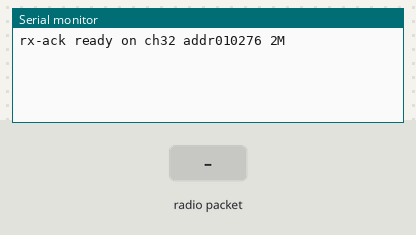
A sketch run on a simulated Arduino Uno, built with avr-gcc and run on an emulated ATmega328P. Shown: the last lines printed to the serial monitor. The test bench sets the inputs (shaded band). No radio packets arrive unless stated.

Above: at 1.2 s.
1.3 s: radio packet "1" arrives
At 2.4 s:
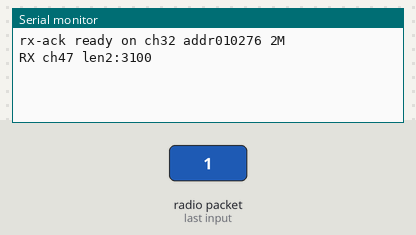
2.8 s: radio packet "0" arrives
At 3.5 s:
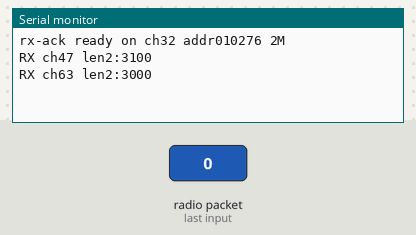
4.3 s: radio packet "2" arrives
At 4.7 s:
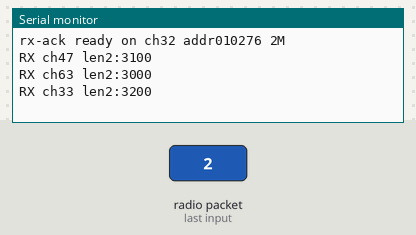

The sketch:

nrf24_rx.ino
```cpp
// HISTORICAL (day 1/2): 010276 @ 2M is NOT the controller's pairing link (that is 250k,
// 5-byte addr - see PAIRING_PROTOCOL.md / nrf24_host). Kept for the record.
// Act as ESB receiver/host for the controller: RX on addr 010276, ch32, 2M, auto-ack ON.
// Goal: ack the controller so it leaves beacon mode and streams button data.
// CE=9 CSN=10 SCK=13 MOSI=11 MISO=12, SPI 4MHz.
#include <SPI.h>
#include <RF24.h>
RF24 radio(9, 10, 4000000);

// On-air address bytes 01 02 76. Try this byte order; swap to 0x760201 if no RX.
const uint64_t ADDR = 0x010276ULL;
const uint8_t CHANS[] = {32,31,33,29,47,48,59,61,63,65};  // ch32 first, then rest of table
const uint8_t NC = sizeof(CHANS);

void cfg(){
  radio.setAddressWidth(3);
  radio.setDataRate(RF24_2MBPS);
  radio.setCRCLength(RF24_CRC_16);
  radio.setAutoAck(true);                 // <-- ack received packets
  radio.enableDynamicPayloads();
  radio.openReadingPipe(1, ADDR);
  radio.setPALevel(RF24_PA_HIGH);         // PA module: push ack back to controller
  radio.setChannel(32);
  radio.startListening();
}
void setup(){
  Serial.begin(115200);
  if(!radio.begin()){ Serial.println("radio not found"); while(1);}
  cfg();
  Serial.println("rx-ack ready on ch32 addr010276 2M");
}

uint32_t lastRx=0; uint8_t ci=0;
void loop(){
  if(radio.available()){
    uint8_t len=radio.getDynamicPayloadSize(); if(len>32)len=32;
    uint8_t buf[32]; radio.read(buf,len);
    lastRx=millis();
    Serial.print("RX ch"); Serial.print(CHANS[ci]); Serial.print(" len"); Serial.print(len); Serial.print(':');
    for(uint8_t i=0;i<len;i++){ if(buf[i]<16)Serial.print('0'); Serial.print(buf[i],HEX);}
    Serial.println();
  }
  // if quiet for 300ms, hop to next table channel to find the controller
  if(millis()-lastRx>300){
    ci=(ci+1)%NC;
    radio.setChannel(CHANS[ci]);
    lastRx=millis();
  }
}
```

Measured:
- after the input at 1.3 s, the serial monitor: prints a new line at once (image 1)
- after the input at 2.8 s, the serial monitor: prints a new line at once (image 2)
- after the input at 4.3 s, the serial monitor: prints a new line at once (image 3)
